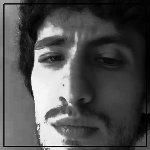
#> input picture entrenamiento/Miguel/rostro_miguel1130.jpg, 150 x 150 px, given in place of the camera
$ python prueba.py
#> lines starting #> are read from the running program, lines starting #| are printed output that depends on the picture
import threading
import queue
import cv2
import os
import imutils
import numpy as np

def inputTask(cola, comando_cola, dataPath):
    personPath = dataPath
    while True:
        comando = comando_cola.get()
        if comando == 'input':
            while os.path.exists(personPath):
                nombre = input("\nIntroduzca un identificativo: ")
                personPath = dataPath + '/' + nombre
            cola.put(nombre)
        elif comando == 'exit':
            break

def trainTask(cola_train, comando_cola_train, faceRecognizer):
    while True:
        comando = comando_cola_train.get()
        if comando == 'train':
            EntrenamientoModeloLBPH(faceRecognizer)
            cola_train.put("trained_true")
            # Hasta aqui ok
        elif comando == 'leer_modelo':
            print("Leyendo modelo...")
            faceRecognizer.read("modeloLBPHFace.xml")
        elif comando == 'exit':
            break

def EntrenamientoModeloLBPH(faceRecognizer):
    peopleList = os.listdir("entrenamiento")
    print("Lista de personas: " + str(peopleList))

    labels = []
    facesData = []
    label = 0

    #Bucle personas a reconocer
    for person in peopleList:
        print('Leyendo las imágenes de '+ person)

        #bucle imagenes entrenamiento cada persona
        for fileName in os.listdir('entrenamiento/' + person):
            # print('Rostros: ' + person + '/' + fileName)
            labels.append(label)
            auxImg = cv2.imread('entrenamiento/' + person +'/'+ fileName, cv2.IMREAD_GRAYSCALE)
            if auxImg is None:
                print("Error leyendo imagen")
            else:
                facesData.append(auxImg)

        label = label + 1

    # Entrenando el reconocedor de rostros
    print("Entrenando...")
    faceRecognizer.train(facesData, np.array(labels))
    faceRecognizer.write('modeloLBPHFace.xml')
    print("Modelo almacenado")


faceClassifier = cv2.CascadeClassifier(cv2.data.haarcascades+'haarcascade_frontalface_default.xml')
faceRecognizer = cv2.face.LBPHFaceRecognizer_create()

dataPath = 'entrenamiento'
cola = queue.Queue()
comando_cola = queue.Queue()
inputThread = threading.Thread(target=inputTask, args=(cola, comando_cola, dataPath))
inputThread.start()

cola_train = queue.Queue()
comando_cola_train = queue.Queue()
trainThread = threading.Thread(target=trainTask, args=(cola_train, comando_cola_train, faceRecognizer))
trainThread.start()


cap = cv2.VideoCapture(0, cv2.CAP_DSHOW)
k = -1
training = False
trained = False
count = 0
aux = 10
peopleList = os.listdir("entrenamiento")

if os.listdir("entrenamiento") == []:
    print("Aun no hay perfiles para detectar")

if os.path.exists('modeloLBPHFace.xml'):
    print("Usando modelo ya almacenado")
    print("Leyendo modelo...")
    faceRecognizer.read("modeloLBPHFace.xml")
    trained = True

print("\nPresione [Ctrl + <] para añadir un nuevo rostro a reconocer")


while k != 27:
    k = cv2.pollKey()
#> (key Esc is pressed here)

    ret, frame = cap.read()
#> frame is the input picture: shape (150, 150, 3); min 0, max 255, mean 79.9
    if not ret: break

    frame =  imutils.resize(frame, width=640)
#> frame: shape (640, 640, 3)
    gray = cv2.cvtColor(frame, cv2.COLOR_BGR2GRAY)
    grayEQ = cv2.equalizeHist(gray)
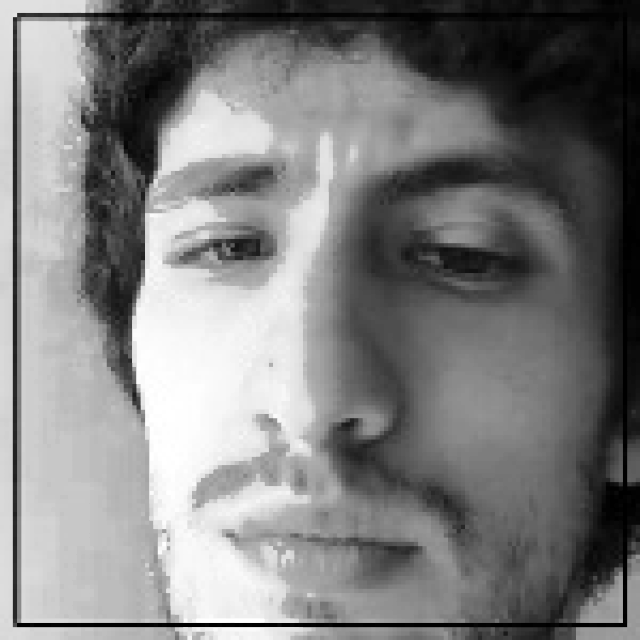
#> grayEQ: shape (640, 640); min 0, max 255, mean 127
    faces = faceClassifier.detectMultiScale(grayEQ,1.3,5)
#> faces = [[59, 31, 527, 527]]


    if not cola_train.empty():
        aux_comando_train = cola_train.get()
        if aux_comando_train =='trained_true':
            trained = True
            cola_train.put("leer_modelo")
            # faceRecognizer.read("modeloLBPHFace.xml")


    for (x,y,w,h) in faces:
        if training:
            if count==10:
                print("Extrayendo imagenes para entrenamiento...")
            cv2.rectangle(grayEQ, (x,y),(x+w,y+h),(0,255,0),2)
            rostro = grayEQ[y-aux:y+h+aux,x-aux:x+w+aux]
            rostro = cv2.resize(rostro,(150,150),interpolation=cv2.INTER_CUBIC)
            cv2.imwrite(personPath + '/rostro_'+nombre+'_{}.jpg'.format(count),rostro)
            count = count + 1
            if count>400:
                training = False
                count = 0
                comando_cola_train.put('train')

            # B G R
            cv2.putText(frame,'Capturando',(x,y-5),1,1.3,(255,255,0),1,cv2.LINE_AA)
            cv2.rectangle(frame, (x,y),(x+w,y+h),(0,128,255),2)
        else:
            if trained:
                cv2.rectangle(grayEQ, (x,y),(x+w,y+h),(0,255,0),2)
                rostro = grayEQ[y-aux:y+h+aux,x-aux:x+w+aux]
                rostro = cv2.resize(rostro,(150,150),interpolation=cv2.INTER_CUBIC)
                result = faceRecognizer.predict(rostro)

                if result[1] < 70:
                    cv2.putText(frame,'{}'.format(peopleList[result[0]]),(x,y-25),2,1.1,(0,255,0),1,cv2.LINE_AA)
                    cv2.rectangle(frame, (x,y),(x+w,y+h),(0,255,0),2)
            else:
                cv2.putText(frame,'Desconocido',(x,y-20),2,0.8,(0,0,255),1,cv2.LINE_AA)
                cv2.rectangle(frame, (x,y),(x+w,y+h),(0,0,255),2)
#> this loop made 1 pass
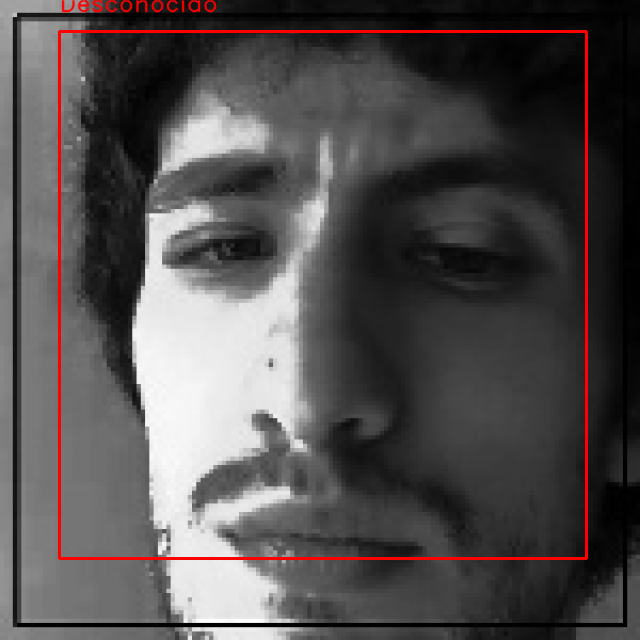
#> frame: shape (640, 640, 3); mean B, G, R 78.8, 78.8, 83.1
#> after the loop, count = 0; training = False
            # B G R
            # cv2.putText(frame,'{}'.format(k),(x,y-5),1,1.3,(255,255,0),1,cv2.LINE_AA)
            # cv2.rectangle(frame, (x,y),(x+w,y+h),(0,255,0),2)


    if k == 28:
        comando_cola.put('input')

    if not cola.empty():
        nombre = cola.get()
        personPath = dataPath + '/' + nombre
        cola.task_done()  # Llama a task_done después de obtener un elemento
        os.makedirs(personPath)
        print('Carpeta creada: ',personPath)
        peopleList = os.listdir("entrenamiento")
        training = True

    cv2.imshow('Reconocedor facial', frame)

# Señala al hilo de entrada que debe detenerse
comando_cola.put('exit')
comando_cola_train.put('exit')

# Espera a que el hilo de entrada termine
inputThread.join()
# trainThread.join()

# Libera la captura de video y cierra todas las ventanas
cap.release()
cv2.destroyAllWindows()

$ run again, on entrenamiento/Miguel/rostro_miguel1140.jpg
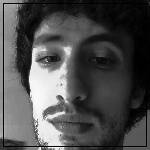
#> input picture entrenamiento/Miguel/rostro_miguel1140.jpg, 150 x 150 px, given in place of the camera
#> frame is the input picture: shape (150, 150, 3); min 0, max 255, mean 78
#> `grayEQ = cv2.equalizeHist(gray)`:
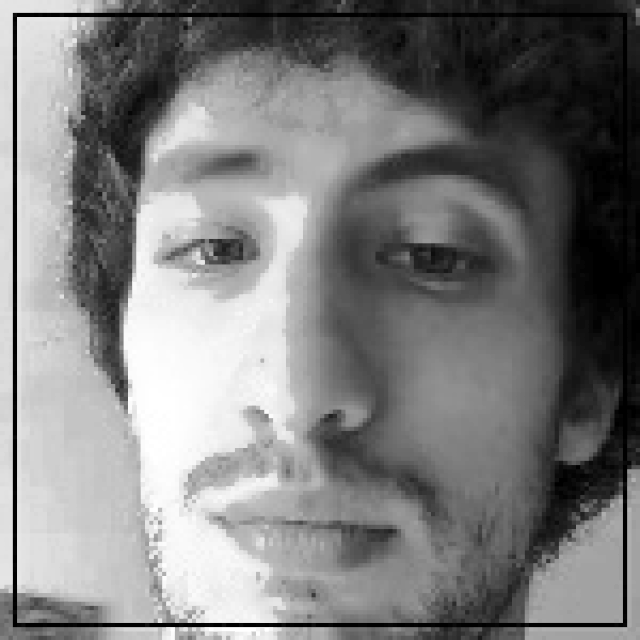
#> grayEQ: shape (640, 640); min 0, max 255, mean 125.4
#> faces = [[37, 30, 559, 559]]
#> the loop `for (x,y,w,h) in faces:` made 1 pass
#> after the loop `for (x,y,w,h) in faces:`:
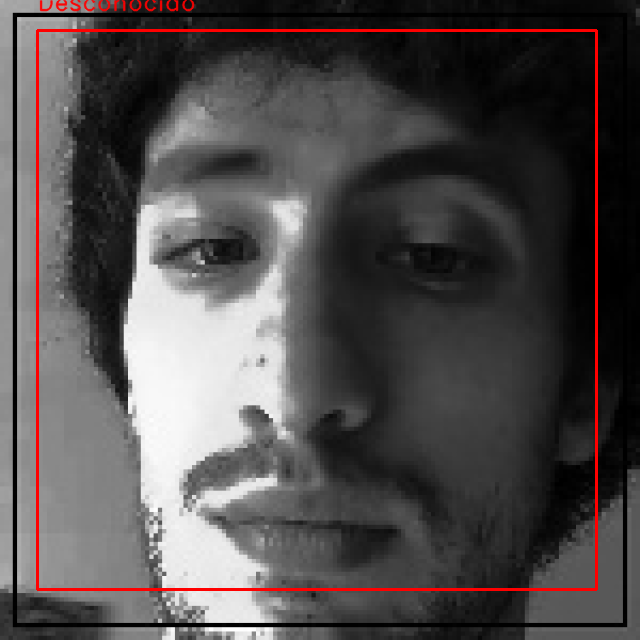
#> frame: shape (640, 640, 3); mean B, G, R 76.7, 76.7, 81.2
#> after the loop `for (x,y,w,h) in faces:`: count = 0; training = False
